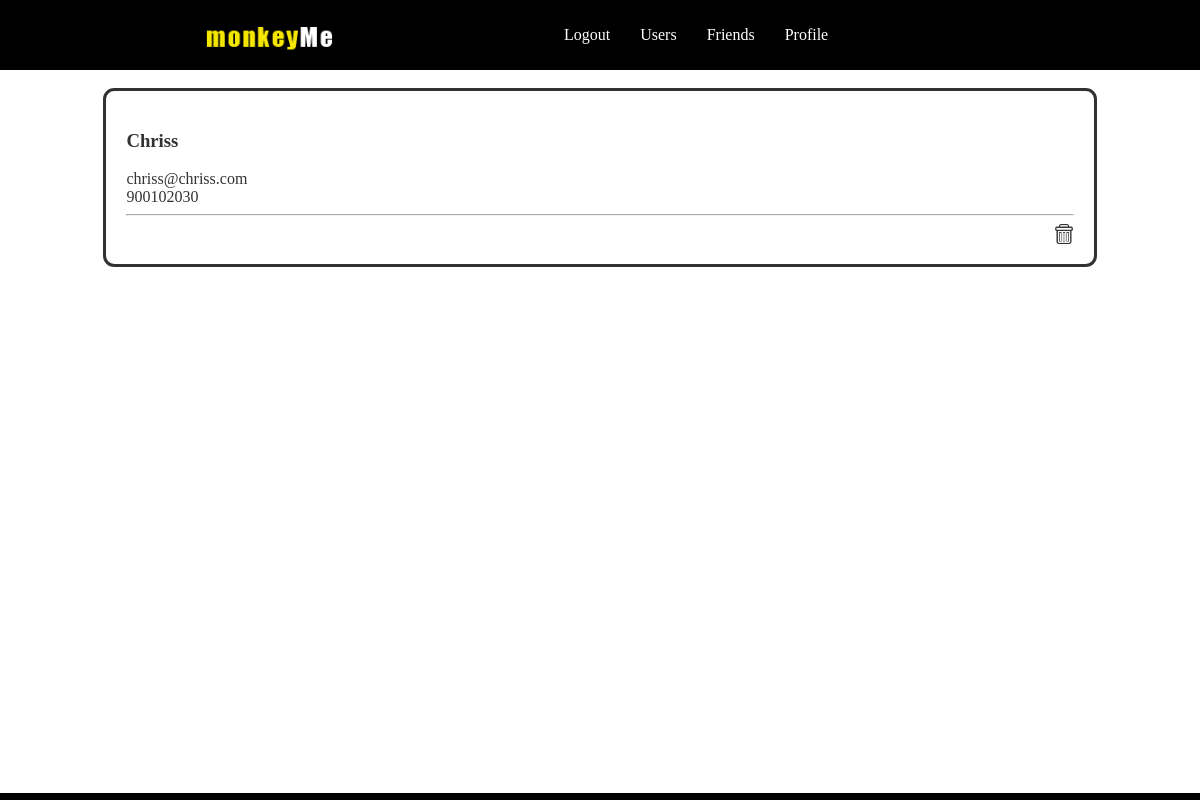
Page /myProfile (signed in) on the committed database.
### models.py (models this page shows, shortened)
class users(db.Model):
	__tablename__ = "Users"
	id = db.Column(db.Integer, primary_key=True)
	userName = db.Column(db.String, nullable=False)
	userEmail = db.Column(db.String, nullable=False)
	userPhone = db.Column(db.String, nullable=False)
	userPass = db.Column(db.String, nullable=False)

### app.py (the view)
@app.route('/myProfile')
def myProfile():
  if not session.get('logged_in'):
        return render_template('login.html')
  else:
        profileID = session['user_id']
        userList = users.query.filter_by(id=profileID).all()
        return render_template('myProfile.html', userList=userList)

### templates/myProfile.html
{% extends "layout.html" %}
{% block body %}
 {% for user in userList %}
   <div>
   		<h3>{{ user.userName }}</h3>
   </div>
   <div>
   		{{ user.userEmail }}
   </div>
   <div>
   	{{ user.userPhone }}</div>
   <hr>
   <div style="float:right;">
		<a href="{{ url_for('deleteAccount', userToDelete=user.id) }}">
	   		<img id="delete" src="static/images/trashBlack.png" width="20px" height="20px" />
		</a>
   </div>
  {% else %}
	<div>
	   	No users
	</div>
  {% endfor %}
  {% endblock %}

### rows in the picture
users: userName "Chriss", userEmail "chriss@chriss.com", userPhone "900102030"
